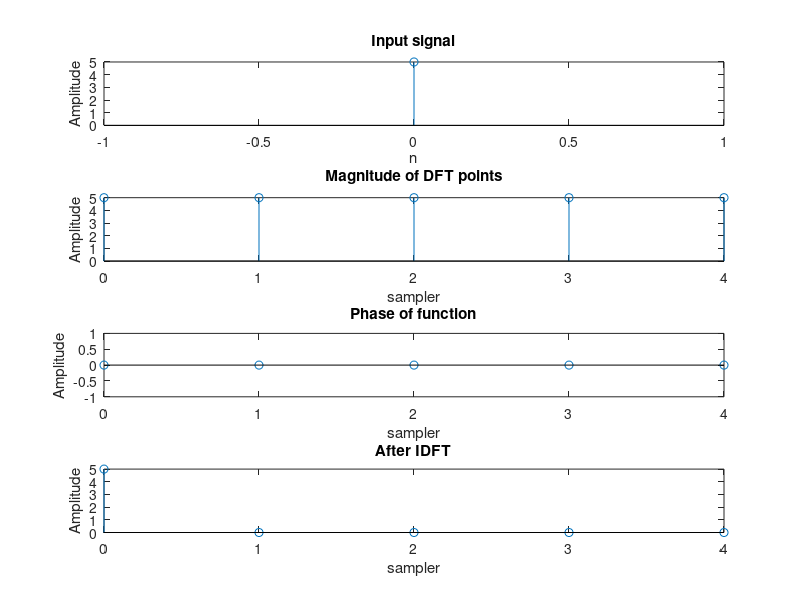

Source code (MATLAB):
% given x(n) = {1,2,3,4} for N = 4 IDFT also
clc;
clear all;
close all;

inp = input("Enter the input sequence: ");
N = input("Enter Number of DFT points to be found: ");

x = fft(inp,N);  % DFT
disp("DFT Points:");
disp(x);
disp("");

y = angle(x);  % angle of DFT points
disp("Angle");
disp(y);
disp("");

z = abs(x);   % Absolute/Magnitude of DFT points
disp("Absolute DFT points [Magnitude]");
disp(z);
disp("");

n = 0 : N-1 ;

n1 = 0 : length(inp)-1 ;

subplot(4,1,1);
stem(n1,inp);
xlabel("n");
ylabel("Amplitude");
title("Input signal");

subplot(4,1,2);
stem(n,z);
xlabel("sampler");
ylabel("Amplitude");
title("Magnitude of DFT points");

subplot(4,1,3);
stem(n,y);
xlabel("sampler");
ylabel("Amplitude");
title("Phase of function");

A = ifft(x, length(x));
disp("IDFT points");
disp(A);
subplot(4,1,4);
stem(n,A);
xlabel("sampler");
ylabel("Amplitude");
title("After IDFT");


% OUTPUT
##Enter the input sequence: [1,3]
##Enter Number of DFT points to be found: 4
##DFT Points:
##   4 + 0i   1 - 3i  -2 + 0i   1 + 3i
##
##Angle
##        0  -1.2490   3.1416   1.2490
##
##Absolute DFT points [Magnitude]
##   4.0000   3.1623   2.0000   3.1623
##
##IDFT points
##   1   3   0   0
